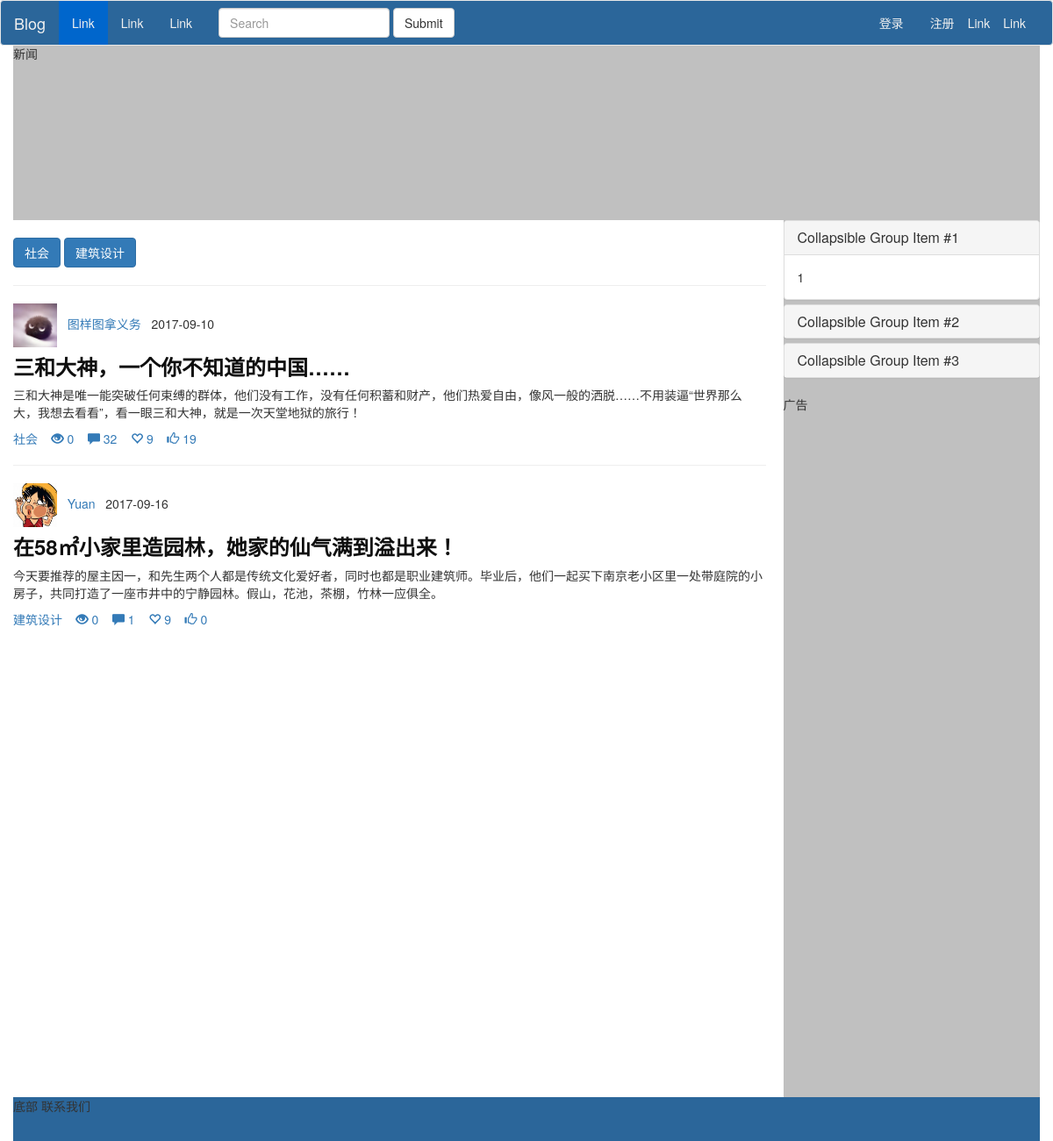
The app's page /index/ with its own data.
### myblog/models.py (models this page shows, shortened)
class Category(models.Model):
    nid = models.AutoField(primary_key=True)
    title = models.CharField(verbose_name='分类标题', max_length=32)
    blog = models.ForeignKey(verbose_name='所属博客', to='Blog', to_field='nid')
    def __str__(self):
        return self.title

class Article(models.Model):
    nid = models.BigAutoField(primary_key=True)
    title = models.CharField(max_length=50, verbose_name='文章标题')
    desc = models.CharField(max_length=255, verbose_name='文章描述')
    read_count = models.IntegerField(default=0)
    comment_count = models.IntegerField(default=0)
    up_count = models.IntegerField(default=0)
    down_count = models.IntegerField(default=0)
    category = models.ForeignKey(verbose_name='文章类型', to='Category', to_field='nid', null=True)
    create_time = models.DateTimeField(verbose_name='创建时间', auto_now_add=True)
    blog = models.ForeignKey(verbose_name='所属博客', to='Blog', to_field='nid')
    tags = models.ManyToManyField(
        to="Tag",
        through='Article2Tag',
        through_fields=('article', 'tag'),
    )
    type_choices = [
        (1, "Python"),
        (2, "Linux"),
        (3, "OpenStack"),
        (4, "GoLang"),
    ]
    article_type_id = models.IntegerField(choices=type_choices, default=None)
    objects = ArticleManage()

class Blog(models.Model):
    nid = models.BigAutoField(primary_key=True)
    title = models.CharField(verbose_name='个人博客标题', max_length=64)
    site = models.CharField(verbose_name='个人博客后缀', max_length=32, unique=True)
    theme = models.CharField(verbose_name='博客主题', max_length=32)
    user = models.OneToOneField(to='UserInfo', to_field='nid')

class UserInfo(AbstractUser):
    nid = models.BigAutoField(primary_key=True)
    nickname = models.CharField(verbose_name='昵称', max_length=32)
    telephone = models.CharField(max_length=11, blank=True, null=True, unique=True, verbose_name='手机号码')
    avatar = models.FileField(verbose_name='头像', upload_to='upload/avatar/')
    create_time = models.DateTimeField(verbose_name='创建时间', auto_now_add=True)
    fans = models.ManyToManyField(verbose_name='粉丝们',
                                  to='UserInfo',
                                  through='UserFans',
                                  through_fields=('user', 'follower'))

### myblog/views.py (the view)
# urls.py: url(r'^index/', views.index),
def index(request, **kwargs):
    current_home_page_id = int(kwargs.get('home_page_id', 0))  # 注意添加默认值
    article_list = models.Article.objects.all()
    category_list = models.Category.objects.all()
    return render(request, 'index.html', {
        'current_home_page_id': current_home_page_id,
        'article_list': article_list,
        'category_list': category_list
    })

### myblog/views.py (called while the page is built)
def func_class(request):
    return {'func': settings.FUNCTION}

### templates/index.html (shortened to what this page needs)
{% load staticfiles %}
<!DOCTYPE html>
<html lang="en">
<head>
    <link href="{% static 'dist/css/bootstrap.css' %}" rel="stylesheet" type="text/css"/>
    <link href="{% static 'css/index.css' %}" rel="stylesheet" type="text/css"/>
</head>
<body>
<div class="title navbar-fixed-top">
    <nav class="navbar navbar-default margin_0">
        <div class="navbar-header">
            <a class="navbar-brand" href="#">Blog</a>
        </div>
        <ul class="t_right navbar-nav">
            <li><a href="/login/">Link</a></li>
            <li><a href="#">Link</a></li>
        </ul>
        <div class="container padding_0">
            <div class="collapse navbar-collapse padding_0" id="bs-example-navbar-collapse-1">
                <ul class="nav navbar-nav">
                    <li class="active"><a href="#">Link <span class="sr-only">(current)</span></a></li>
                    <li class=""><a href="#">Link <span class="sr-only">(current)</span></a></li>
                    <li class=""><a href="#">Link <span class="sr-only">(current)</span></a></li>
                </ul>
                <form class="navbar-form navbar-left">
                    <div class="form-group">
                        <input type="text" class="form-control" placeholder="Search">
                    </div>
                    <button type="submit" class="btn btn-default">Submit</button>
                </form>
                <ul class="nav navbar-nav navbar-right">
                    {% if request.user.is_authenticated %}
                        <li><a href="/blog/{{ request.user.username }}">欢迎 {{ request.user.username }}</a></li>
                        <li><a href="/logout/">注销</a></li>
                    {% else %}
                        <li><a href="/login/">登录</a></li>
                        <li><a href="#">注册</a></li>
                    {% endif %}
                </ul>
            </div>
        </div>
    </nav>
</div>
<div class="empty"></div>
<div class="container">
    <div class="body_up row">
        新闻
    </div>
    <div class="body_middle row">
        <div class="left col-md-9">
            <div class="art">
                {% for category in category_list %}
                    <a href="#">
                        <button class="btn btn-primary">{{ category.title }}</button>
                    </a>
                {% endfor %}
            </div>
            <ul class="articles">
                {% for article in article_list %}
                    <hr>
                    <li>
                        <div class="each_article">
                            <div class="author">
                                <a class="author_head" href="/blog/{{ article.blog.user.username }}"><img
                                        src="{{ article.blog.user.avatar.url }}"
                                        alt=""></a>
                                <div class="name">
                                    <a href="/blog/{{ article.blog.user.username }}">{{ article.blog.user.nickname }}</a>
                                    <span>{{ article.create_time|date:'Y-m-d' }}</span>
                                </div>
                            </div>
                            <a href="/blog/{{ article.blog.user.username }}/article/{{ article.nid }}"
                               class="article_title">
                                {{ article.title }}
                            </a>
                            <p class="article_detail">
                                {{ article.desc }}
                            </p>
                            <div class="other">
                                <a href="#">{{ article.category }}</a>
                                <a href="#"><span class="glyphicon glyphicon-eye-open"></span> {{ article.read_count }}
                                </a>
                                <a href="#"><span
                                        class="glyphicon glyphicon-comment"></span> {{ article.comment_count }}</a>
                                <a href="#"><span class="glyphicon glyphicon-heart-empty"></span> 9</a>
                                <a href="#"><span class="glyphicon glyphicon-thumbs-up"></span> {{ article.up_count }}
                                </a>
                            </div>
                        </div>
                    </li>
                {% endfor %}
            </ul>
        </div>
        <div class="right col-md-3 padding_0">
            <div>
                <div class="panel-group" id="accordion" role="tablist" aria-multiselectable="true">
                    <div class="panel panel-default">
                        <div class="panel-heading" role="tab" id="headingOne">
                            <h4 class="panel-title">
                                <a role="button" data-toggle="collapse" data-parent="#accordion" href="#collapseOne"
                                   aria-expanded="true" aria-controls="collapseOne">
                                    Collapsible Group Item #1
                                </a>
                            </h4>
                        </div>
                        <div id="collapseOne" class="panel-collapse collapse in" role="tabpanel"
                             aria-labelledby="headingOne">
                            <div class="panel-body">
                                1
                            </div>
                        </div>
                    </div>
                    <div class="panel panel-default">
                        <div class="panel-heading" role="tab" id="headingTwo">
                            <h4 class="panel-title">
                                <a class="collapsed" role="button" data-toggle="collapse" data-parent="#accordion"
                                   href="#collapseTwo" aria-expanded="false" aria-controls="collapseTwo">
                                    Collapsible Group Item #2
                                </a>
                            </h4>
                        </div>
                    </div>
                    <div class="panel panel-default">
                        <div class="panel-heading" role="tab" id="headingThree">
                            <h4 class="panel-title">
                                <a class="collapsed" role="button" data-toggle="collapse" data-parent="#accordion"
                                   href="#collapseThree" aria-expanded="false" aria-controls="collapseThree">
                                    Collapsible Group Item #3
                                </a>
                            </h4>
                        </div>
                    </div>
                </div>
                广告
            </div>
        </div>
    </div>
    <div class="body_down row">
        底部 联系我们
    </div>
</div>
</body>
</html>

### myblog/static/css/index.css (style rules this page uses)
.empty { height: 50px; }
.padding_0 { padding: 0; }
.margin_0 { margin: 0; }
.navbar-default { background-color: #2b669a; }
.navbar-default .navbar-nav > .active > a, .navbar-default .navbar-nav > .active > a:hover, .navbar-default .navbar-nav > .active > a:focus { color: #F0F0F0; background-color: #0066CC; }
.navbar-default .navbar-brand { color: #F0F0F0; }
.navbar-default .navbar-nav > li > a { color: #F0F0F0; }
.t_right { float: right; list-style: none; padding: 15px; }
.t_right a { margin-right: 15px; }
.body_up { background-color: silver; height: 200px; }
.body_middle { background-color: silver; }
.left { background-color: white; padding: 0; height: 1000px; }
.art { margin-top: 20px; }
.articles { padding-left: 0; margin-right: 20px; }
.articles li { background-color: white; list-style: none; padding-left: 0; }
.name { display: inline-block; }
.article_title { display: inline-block; font-size: x-large; font-weight: 900; color: #0f0f0f; margin-top: 5px; margin-bottom: 5px; }
.body_down { background-color: #2b669a; height: 50px; }
.author_head img { width: 50px; height: 50px; }

### records on screen
Category: title "社会"
Category: title "建筑设计"
Article: blog.user.avatar (picture), blog.user.nickname "图样图拿义务", create_time "2017-09-10", title "三和大神，一个你不知道的中国……", desc "三和大神是唯一能突破任何束缚的群体，他们没有工作，没有任何积蓄和财产，他们热爱自由，像风一般的洒脱……不用装逼“世界那么大，我想去看看”，看一眼三和大神，就是一次天堂地狱的旅行！", category "社会", read_count "0", comment_count "32", up_count "19"
Article: blog.user.avatar (picture), blog.user.nickname "Yuan", create_time "2017-09-16", title "在58㎡小家里造园林，她家的仙气满到溢出来！", desc "今天要推荐的屋主因一，和先生两个人都是传统文化爱好者，同时也都是职业建筑师。毕业后，他们一起买下南京老小区里一处带庭院的小房子，共同打造了一座市井中的宁静园林。假山，花池，茶棚，竹林一应俱全。", category "建筑设计", read_count "0", comment_count "1", up_count "0"
